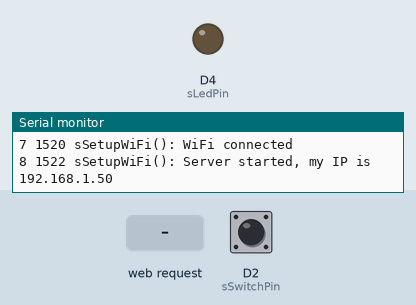
This sketch was run on a simulated ESP8266 (NodeMCU). On the bench: output pins drawn as LEDs (lit = HIGH), the last lines printed to the serial monitor. The test bench sets the inputs (shaded band); at power-on: D2 (sSwitchPin) LOW. WiFi joins after 1.5 s; servers stay silent unless stated.

Above: at 2.7 s.
2.8 s: HTTP request GET /?LED2=2 received
At 3.4 s:
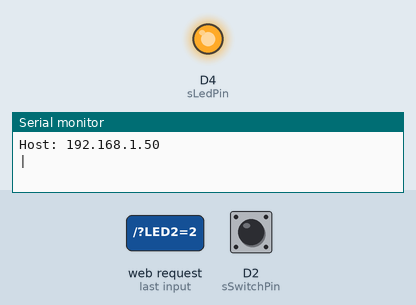
Timing chart, 0 to 5.8 s (numbered marks = the images above; inputs shaded):
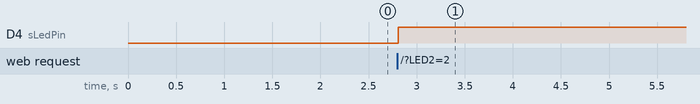

Measured:
- after the input at 2.8 s, D4 (sLedPin): LOW → HIGH at once

The sketch:

WebServer_SE_debug.ino
```cpp
// 08/06/15 In Boise working off Vista64 desktop
/*--------------------------------------------------------------
  Program:      eth_websrv_page
  References:   - WebServer example by David A. Mellis and
                  modified by Tom Igoe
  Date:         7 January 2013
  Author:       W.A. Smith, http://startingelectronics.org
--------------------------------------------------------------*/
#include <Arduino.h>
#include <Streaming.h>
#include <ESP8266WiFi.h>                //Note "extern ESP8266WiFiClass WiFi;" reference at end

#define LOG0      lLineCount++ << " " << millis()
static long       lLineCount  = 0;      //Serial Monitor uses for clarity.

//const char     *szSSID                 = "P291spot";
//const char     *szSSID                 = "Linky2.4";
const char     *szSSID                 = "dlinky";
const char     *szPassword             = "Qazqaz11";
const int      sD0LedPin               = 0;
const int      sLedPin                    = 2;
const int      sSwitchPin              = 4;

//Create an instance of the server and specify the port to listen on as an argument
WiFiServer server(80);

String szHTTP_Request;          // stores the HTTP request
boolean bLedOn = false;   // state of LED, off by default

const static long       lD0LedStageMsec[] = { 1000,  250,   250,  250,   250,  250}; //Msec that LED is on or off
const static boolean    bD0LedStageIsOn[] = {false, true, false, true, false, true};
const static int        sD0LedLastStage   = 6;
static boolean          bD0LedIsOn           = false;
static long             lD0LedNextMsec;          //Next time to change stage of LED
static int              sD0CurrentStage;            //0 to sD0LedLastStage
static long             lCurrentMsec;

void setup()
{
   sSetupWiFi();
   //sSetupD0Led();
  pinMode(sLedPin, OUTPUT);       // LED on pin sLedPin
   return;
}  //setup


int sSetupWiFi() {
  boolean   bDone= false;
  //int       sStatus;
  wl_status_t       sStatus;
  Serial.begin(115200);
  Serial << LOG0 << " sSetupWiFi(): Begin" << endl;
  delay(10);

  //Connect to WiFi network
  Serial << LOG0 << " sSetupWiFi(): Call WiFi.begin("<< szSSID <<", "<< szPassword <<")" << endl;
  WiFi.begin(szSSID, szPassword);

  Serial << LOG0 << " sSetupWiFi(): Call WiFi.status() until it returns WL_CONNECTED" << endl;
  /*while (WiFi.status() != WL_CONNECTED) {
    delay(500);
    Serial.print(".");
  } //while(WiFi.status()...*/

  while (!bDone) {
    sStatus= WiFi.status();
    Serial << LOG0 << " sSetupWiFi(): WiFi.status() returned "<< sStatus << endl;
    if (sStatus == WL_CONNECTED) {
      bDone= true;
    } //if (WiFi.status()...
    else {
      delay(500);
      Serial.print(".");
    } //if (WiFi.status()...else
  } //while(!bDone)
  Serial << endl << LOG0 <<" sSetupWiFi(): WiFi connected"<< endl;

  //Start the server
  server.begin();
  Serial << LOG0 <<" sSetupWiFi(): Server started, my IP is  "<< WiFi.localIP() << endl;
   return 1;
}  //sSetupWiFi


int sSetupSwitch() {
  Serial << LOG0 << " sSetupSwitch(): Begin" << endl;
  Serial << LOG0 << " sSetupSwitch(): Set Switch pin "<< sSwitchPin <<" to INPUT"<< endl;
   pinMode(sSwitchPin, INPUT);

   //Connect internal pull-up reistor.
  Serial << LOG0 << " sSetupSwitch(): internal pullup on Switch pin "<< sSwitchPin << endl;
  digitalWrite(sSwitchPin, HIGH);
   return 1;
}  //sSetupSwitch


int sSetupD0Led() {
  Serial << LOG0 << " sSetupD0Led(): Begin" << endl;
   lCurrentMsec= millis();
   pinMode(sD0LedPin, OUTPUT);       // LED on pin sLedPin
   sD0CurrentStage= 0;
   lD0LedNextMsec= lCurrentMsec + lD0LedStageMsec[sD0CurrentStage];
  Serial << LOG0 << " sSetupD0Led(): Set lD0LedNextMsec to " << lD0LedNextMsec << endl;
  Serial << LOG0 << " sSetupD0Led(): Set call sTurnOnD0Led() with "
         << bD0LedStageIsOn[sD0CurrentStage] << endl;
   sTurnOnD0Led(bD0LedStageIsOn[sD0CurrentStage]);
   return 1;
}  //sSetupD0Led


int sTurnOnD0Led(boolean bOn) {
   if (bOn) {
     digitalWrite(sLedPin, HIGH);
   }
   else {
     digitalWrite(sLedPin, LOW);
   }
   return 1;
}  //sTurnOnD0Led


int sCycleD0Led() {
   lCurrentMsec= millis();
   if (lCurrentMsec > lD0LedNextMsec) {
      if (sD0CurrentStage < sD0LedLastStage) {
         sD0CurrentStage++;
      }
      else {
      Serial << LOG0 <<" sCycleD0Led(): Set D0 LED to stage Zero"<< endl;
         sD0CurrentStage= 0;
      }
      lD0LedNextMsec= lCurrentMsec + lD0LedStageMsec[sD0CurrentStage];
      sTurnOnD0Led(bD0LedStageIsOn[sD0CurrentStage]);
   }
   return 1;
}  //sCycleD0Led


void loop()
{
    WiFiClient client = server.available();  // try to get client
      //sCycleD0Led();
    if (client) {  // got client?
        boolean currentLineIsBlank = true;
        Serial << LOG0 <<" loop(): Got a Client"<< endl;
        while (client.connected()) {
            if (client.available()) {   // client data available to read
                char c = client.read(); // read 1 byte (character) from client
                szHTTP_Request += c;  // save the HTTP request 1 char at a time
                // last line of client request is blank and ends with \n
                // respond to client only after last line received
                if (c == '\n' && currentLineIsBlank) {
                    // send a standard http response header
                    client.println("HTTP/1.1 200 OK");
                    client.println("Content-Type: text/html");
                    client.println("Connection: close");
                    client.println();
                    // send web page
                    client.println("<!DOCTYPE html>");
                    client.println("<html>");
                    client.println("<head>");
                    client.println("<title>Arduino LED Control</title>");
                    client.println("<meta http-equiv=\"refresh\" content=\"1\">");
                    client.println("</head>");
                    client.println("<body>");
                    client.println("<h1>Switch</h1>");
                    client.println("<p>State of switch is:</p>");
                    GetSwitchState(client);

                    client.println("<h1>FloJet LED</h1>");
                    client.println("<p>Click to switch LED on Arduino D2 on and off.</p>");
                    client.println("<form method=\"get\">");
                    ProcessCheckbox(client);
                    client.println("</form>");
                    client.println("</body>");
                    client.println("</html>");
                    //Serial.print(szHTTP_Request);
                    Serial << LOG0 <<"loop(): HTTP Request= |"<< szHTTP_Request <<"|"<< endl;
                    szHTTP_Request = "";    // finished with request, empty string
                    break;
                }
                // every line of text received from the client ends with \r\n
                if (c == '\n') {
                    // last character on line of received text
                    // starting new line with next character read
                    currentLineIsBlank = true;
                }
                else if (c != '\r') {
                    // a text character was received from client
                    currentLineIsBlank = false;
                }
            } // end if (client.available())
        } // end while (client.connected())
        delay(1);      // give the web browser time to receive the data
        client.stop(); // close the connection
    } // end if (client)
}  //loop


// switch LED and send back HTML for LED checkbox
void ProcessCheckbox(WiFiClient cl)
{
    if (szHTTP_Request.indexOf("LED2=2") > -1) {  // see if checkbox was clicked
        // the checkbox was clicked, toggle the LED
         Serial << LOG0 <<" ProcessCheckbox(): Checkbox was clicked"<< endl;
        if (bLedOn) {
               Serial << LOG0 <<" ProcessCheckbox(): Set bLedOn to FALSE"<< endl;
          bLedOn = false;
        }
        else {
               Serial << LOG0 <<" ProcessCheckbox(): Set bLedOn to TRUE"<< endl;
          bLedOn = true;
        }
    }

    if (bLedOn) {    // switch LED on
         Serial << LOG0 <<" ProcessCheckbox(): Turn external LED ON"<< endl;
        digitalWrite(sLedPin, HIGH);
        // checkbox is checked
        cl.println("<input type=\"checkbox\" name=\"LED2\" value=\"2\" \
        onclick=\"submit();\" checked>LED2");
    }
    else {              // switch LED off
         Serial << LOG0 <<" ProcessCheckbox(): Turn external LED OFF"<< endl;
        digitalWrite(sLedPin, LOW);
        // checkbox is unchecked
        cl.println("<input type=\"checkbox\" name=\"LED2\" value=\"2\" \
        onclick=\"submit();\">LED2");
    }
}  //ProcessCheckbox


void GetSwitchState(WiFiClient cl) {
   if (digitalRead(sSwitchPin)) {
         cl.println("<p>ON</p>");
   }
   else {
      cl.println("<p>OFF</p>");
   }
   return;
}  //GetSwitchState
//Last line
```
